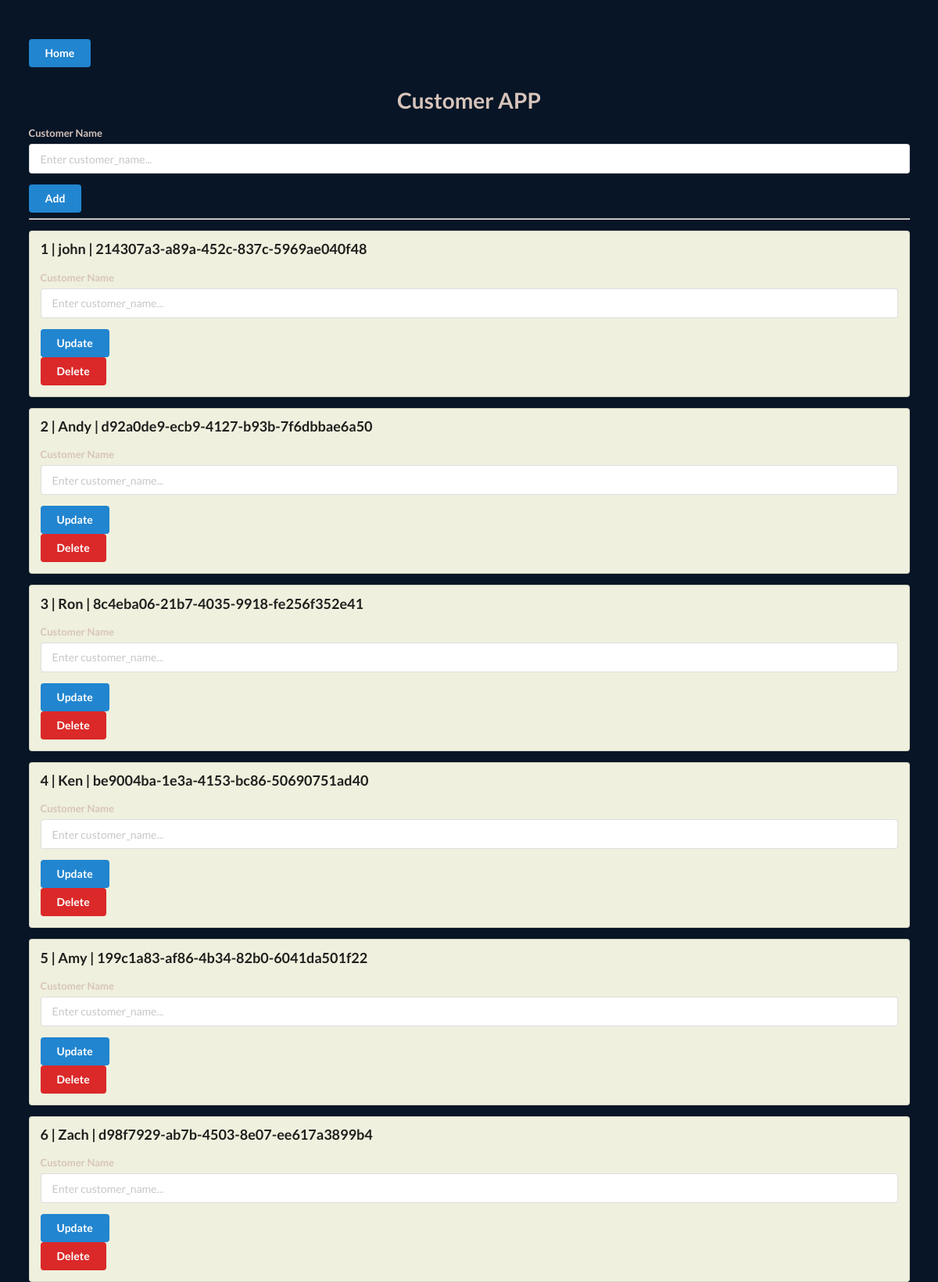
Page /customers on the committed database.
### models.py (models this page shows)
class Customer(Base):
    __tablename__ = "customers"
    id = Column(Integer, primary_key=True, index=True)
    customer_id = Column(UUIDType(binary=False), default=uuid.uuid4)
    create_time = Column(DateTime, default=datetime.datetime.now())
    name = Column(String)

### app.py (the view)
@app.get("/customers")
def customers(request: Request, db: Session = Depends(get_db)):
    customers = db.query(models.Customer).all()
    return templates.TemplateResponse("customer.html",
                                      {"request": request, "customer_list": customers})

### templates/customer.html (shortened to what this page needs)
<!DOCTYPE html>
<html lang="en">
<head>
    <link rel="stylesheet" href="https://cdn.jsdelivr.net/npm/semantic-ui@2.4.2/dist/semantic.min.css">
</head>
<body style="background-color: rgb(7, 21, 38);">
    <div style="margin-top: 50px;" class="ui container">
        <a class="ui blue button" href="/">Home</a>
        <h1 class="ui center aligned header" style="color: rgba(215, 196, 187, 1);">Customer APP</h1>
        <form class="ui form" action="/customer/add" method="post">
            <div class="field">
                <label style="color: rgba(215, 196, 187, 1);">Customer Name</label>
                <input type="text" name="name" placeholder="Enter customer_name..."><br>
            </div>
            <button class="ui blue button" type="submit">Add</button>
        </form>
        <hr>
        {% for customer in customer_list %}
        <div class="ui segment" style="background-color: rgb(239, 240, 222);">
            <p class="ui big header">{{customer.id }} | {{ customer.name }} |       {{ customer.customer_id }}</p>
            <form class="ui form" action="/customer/update/{{ customer.id }}" method="put">
                <div class="field">
                    <label style="color: rgba(215, 196, 187, 1);">Customer Name</label>
                    <input type="text" name="customer_name" placeholder="Enter customer_name..."><br>
                </div>
                <button class="ui blue button" type="submit">Update</button>
            </form>
            <a class="ui red button" href="/customer/delete/{{ customer.id }}">Delete</a>
        </div>
        {% endfor %}
    </div>
</body>
</html>

### rows in the picture
Customer: id "1", name "john", customer_id "214307a3-a89a-452c-837c-5969ae040f48"
Customer: id "2", name "Andy", customer_id "d92a0de9-ecb9-4127-b93b-7f6dbbae6a50"
Customer: id "3", name "Ron", customer_id "8c4eba06-21b7-4035-9918-fe256f352e41"
Customer: id "4", name "Ken", customer_id "be9004ba-1e3a-4153-bc86-50690751ad40"
Customer: id "5", name "Amy", customer_id "199c1a83-af86-4b34-82b0-6041da501f22"
Customer: id "6", name "Zach", customer_id "d98f7929-ab7b-4503-8e07-ee617a3899b4"
